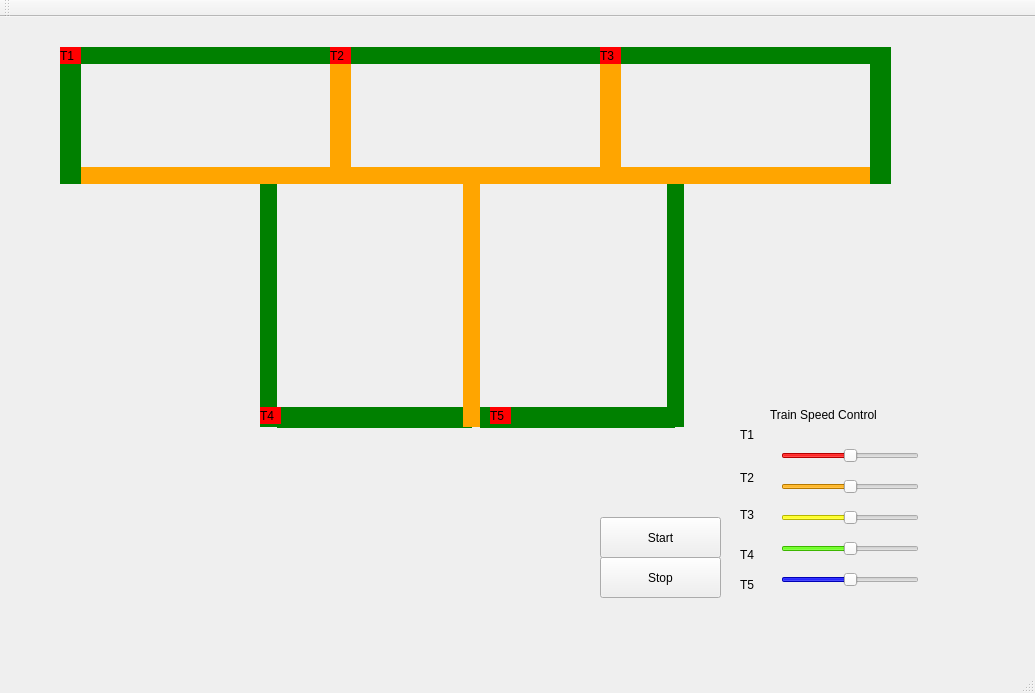
<?xml version="1.0" encoding="UTF-8"?>
<ui version="4.0">
 <class>MainWindow</class>
 <widget class="QMainWindow" name="MainWindow">
  <property name="geometry">
   <rect>
    <x>0</x>
    <y>0</y>
    <width>1035</width>
    <height>693</height>
   </rect>
  </property>
  <property name="windowTitle">
   <string>MainWindow</string>
  </property>
  <widget class="QWidget" name="centralWidget">
   <widget class="QLabel" name="label_trem1">
    <property name="geometry">
     <rect>
      <x>60</x>
      <y>30</y>
      <width>21</width>
      <height>17</height>
     </rect>
    </property>
    <property name="styleSheet">
     <string notr="true">QLabel { background: red}</string>
    </property>
    <property name="text">
     <string>T1</string>
    </property>
   </widget>
   <widget class="QLabel" name="label_trilho1">
    <property name="geometry">
     <rect>
      <x>80</x>
      <y>30</y>
      <width>250</width>
      <height>17</height>
     </rect>
    </property>
    <property name="styleSheet">
     <string notr="true">QLabel { background: green}</string>
    </property>
    <property name="text">
     <string/>
    </property>
   </widget>
   <widget class="QLabel" name="label_trilho2">
    <property name="enabled">
     <bool>true</bool>
    </property>
    <property name="geometry">
     <rect>
      <x>80</x>
      <y>150</y>
      <width>251</width>
      <height>17</height>
     </rect>
    </property>
    <property name="styleSheet">
     <string notr="true">QLabel { background: orange}</string>
    </property>
    <property name="text">
     <string/>
    </property>
   </widget>
   <widget class="QLabel" name="label_trilho_crit1">
    <property name="geometry">
     <rect>
      <x>330</x>
      <y>30</y>
      <width>21</width>
      <height>137</height>
     </rect>
    </property>
    <property name="styleSheet">
     <string notr="true">QLabel { background: orange}</string>
    </property>
    <property name="text">
     <string/>
    </property>
   </widget>
   <widget class="QLabel" name="label_trilho4">
    <property name="geometry">
     <rect>
      <x>60</x>
      <y>30</y>
      <width>21</width>
      <height>137</height>
     </rect>
    </property>
    <property name="styleSheet">
     <string notr="true">QLabel { background: green}</string>
    </property>
    <property name="text">
     <string/>
    </property>
   </widget>
   <widget class="QPushButton" name="pushButton">
    <property name="geometry">
     <rect>
      <x>600</x>
      <y>500</y>
      <width>121</width>
      <height>41</height>
     </rect>
    </property>
    <property name="text">
     <string>Start</string>
    </property>
   </widget>
   <widget class="QPushButton" name="pushButton_2">
    <property name="geometry">
     <rect>
      <x>600</x>
      <y>540</y>
      <width>121</width>
      <height>41</height>
     </rect>
    </property>
    <property name="text">
     <string>Stop</string>
    </property>
   </widget>
   <widget class="QLabel" name="label_trilho_crit2">
    <property name="geometry">
     <rect>
      <x>600</x>
      <y>30</y>
      <width>21</width>
      <height>137</height>
     </rect>
    </property>
    <property name="styleSheet">
     <string notr="true">QLabel { background: orange}</string>
    </property>
    <property name="text">
     <string/>
    </property>
   </widget>
   <widget class="QLabel" name="label_trilho1_2">
    <property name="geometry">
     <rect>
      <x>350</x>
      <y>30</y>
      <width>250</width>
      <height>17</height>
     </rect>
    </property>
    <property name="styleSheet">
     <string notr="true">QLabel { background: green}</string>
    </property>
    <property name="text">
     <string/>
    </property>
   </widget>
   <widget class="QLabel" name="label_trilho2_2">
    <property name="geometry">
     <rect>
      <x>350</x>
      <y>150</y>
      <width>250</width>
      <height>17</height>
     </rect>
    </property>
    <property name="styleSheet">
     <string notr="true">QLabel { background: orange}</string>
    </property>
    <property name="text">
     <string/>
    </property>
   </widget>
   <widget class="QLabel" name="label_trem2">
    <property name="geometry">
     <rect>
      <x>330</x>
      <y>30</y>
      <width>21</width>
      <height>17</height>
     </rect>
    </property>
    <property name="styleSheet">
     <string notr="true">QLabel { background: red}</string>
    </property>
    <property name="text">
     <string>T2</string>
    </property>
   </widget>
   <widget class="QLabel" name="label_trilho1_3">
    <property name="geometry">
     <rect>
      <x>620</x>
      <y>30</y>
      <width>250</width>
      <height>17</height>
     </rect>
    </property>
    <property name="styleSheet">
     <string notr="true">QLabel { background: green}</string>
    </property>
    <property name="text">
     <string/>
    </property>
   </widget>
   <widget class="QLabel" name="label_trilho2_3">
    <property name="geometry">
     <rect>
      <x>620</x>
      <y>150</y>
      <width>250</width>
      <height>17</height>
     </rect>
    </property>
    <property name="styleSheet">
     <string notr="true">QLabel { background: orange}</string>
    </property>
    <property name="text">
     <string/>
    </property>
   </widget>
   <widget class="QLabel" name="label_trilho4_3">
    <property name="geometry">
     <rect>
      <x>870</x>
      <y>30</y>
      <width>21</width>
      <height>137</height>
     </rect>
    </property>
    <property name="styleSheet">
     <string notr="true">QLabel { background: green}</string>
    </property>
    <property name="text">
     <string/>
    </property>
   </widget>
   <widget class="QLabel" name="label_trilho1_4">
    <property name="geometry">
     <rect>
      <x>260</x>
      <y>167</y>
      <width>17</width>
      <height>243</height>
     </rect>
    </property>
    <property name="styleSheet">
     <string notr="true">QLabel { background: green}</string>
    </property>
    <property name="text">
     <string/>
    </property>
   </widget>
   <widget class="QLabel" name="label_trilho4_4">
    <property name="geometry">
     <rect>
      <x>277</x>
      <y>390</y>
      <width>195</width>
      <height>21</height>
     </rect>
    </property>
    <property name="styleSheet">
     <string notr="true">QLabel { background: green}</string>
    </property>
    <property name="text">
     <string/>
    </property>
   </widget>
   <widget class="QLabel" name="label_trilho1_5">
    <property name="geometry">
     <rect>
      <x>463</x>
      <y>167</y>
      <width>17</width>
      <height>243</height>
     </rect>
    </property>
    <property name="styleSheet">
     <string notr="true">QLabel { background: orange}</string>
    </property>
    <property name="text">
     <string/>
    </property>
   </widget>
   <widget class="QLabel" name="label_trilho4_5">
    <property name="geometry">
     <rect>
      <x>480</x>
      <y>390</y>
      <width>195</width>
      <height>21</height>
     </rect>
    </property>
    <property name="styleSheet">
     <string notr="true">QLabel { background: green}</string>
    </property>
    <property name="text">
     <string/>
    </property>
   </widget>
   <widget class="QLabel" name="label_trilho1_7">
    <property name="geometry">
     <rect>
      <x>667</x>
      <y>167</y>
      <width>17</width>
      <height>243</height>
     </rect>
    </property>
    <property name="styleSheet">
     <string notr="true">QLabel { background: green}</string>
    </property>
    <property name="text">
     <string/>
    </property>
   </widget>
   <widget class="QLabel" name="label_trem3">
    <property name="geometry">
     <rect>
      <x>600</x>
      <y>30</y>
      <width>21</width>
      <height>17</height>
     </rect>
    </property>
    <property name="styleSheet">
     <string notr="true">QLabel { background: red}</string>
    </property>
    <property name="text">
     <string>T3</string>
    </property>
   </widget>
   <widget class="QLabel" name="label_trem4">
    <property name="geometry">
     <rect>
      <x>260</x>
      <y>390</y>
      <width>21</width>
      <height>17</height>
     </rect>
    </property>
    <property name="styleSheet">
     <string notr="true">QLabel { background: red}</string>
    </property>
    <property name="text">
     <string>T4</string>
    </property>
   </widget>
   <widget class="QLabel" name="label_trem5">
    <property name="geometry">
     <rect>
      <x>490</x>
      <y>390</y>
      <width>21</width>
      <height>17</height>
     </rect>
    </property>
    <property name="styleSheet">
     <string notr="true">QLabel { background: red}</string>
    </property>
    <property name="text">
     <string>T5</string>
    </property>
   </widget>
   <widget class="QWidget" name="verticalLayoutWidget">
    <property name="geometry">
     <rect>
      <x>770</x>
      <y>410</y>
      <width>160</width>
      <height>181</height>
     </rect>
    </property>
    <layout class="QVBoxLayout" name="verticalLayout">
     <item>
      <widget class="QSlider" name="slider1">
       <property name="autoFillBackground">
        <bool>false</bool>
       </property>
       <property name="styleSheet">
        <string notr="true">selection-background-color: rgb(255, 0, 0);
selection-color: rgb(255, 0, 0);</string>
       </property>
       <property name="minimum">
        <number>0</number>
       </property>
       <property name="maximum">
        <number>200</number>
       </property>
       <property name="value">
        <number>100</number>
       </property>
       <property name="orientation">
        <enum>Qt::Horizontal</enum>
       </property>
      </widget>
     </item>
     <item>
      <widget class="QSlider" name="slider2">
       <property name="styleSheet">
        <string notr="true">selection-background-color: rgb(255, 170, 0);
selection-color: rgb(255, 170, 0);</string>
       </property>
       <property name="minimum">
        <number>0</number>
       </property>
       <property name="maximum">
        <number>200</number>
       </property>
       <property name="value">
        <number>100</number>
       </property>
       <property name="orientation">
        <enum>Qt::Horizontal</enum>
       </property>
      </widget>
     </item>
     <item>
      <widget class="QSlider" name="slider3">
       <property name="styleSheet">
        <string notr="true">selection-background-color: rgb(255, 255, 0);</string>
       </property>
       <property name="minimum">
        <number>0</number>
       </property>
       <property name="maximum">
        <number>200</number>
       </property>
       <property name="value">
        <number>100</number>
       </property>
       <property name="orientation">
        <enum>Qt::Horizontal</enum>
       </property>
      </widget>
     </item>
     <item>
      <widget class="QSlider" name="slider4">
       <property name="styleSheet">
        <string notr="true">selection-background-color: rgb(85, 255, 0);</string>
       </property>
       <property name="minimum">
        <number>0</number>
       </property>
       <property name="maximum">
        <number>200</number>
       </property>
       <property name="value">
        <number>100</number>
       </property>
       <property name="orientation">
        <enum>Qt::Horizontal</enum>
       </property>
      </widget>
     </item>
     <item>
      <widget class="QSlider" name="slider5">
       <property name="styleSheet">
        <string notr="true">selection-background-color: rgb(0, 0, 255);</string>
       </property>
       <property name="minimum">
        <number>0</number>
       </property>
       <property name="maximum">
        <number>200</number>
       </property>
       <property name="value">
        <number>100</number>
       </property>
       <property name="orientation">
        <enum>Qt::Horizontal</enum>
       </property>
      </widget>
     </item>
    </layout>
   </widget>
   <widget class="QLabel" name="label">
    <property name="geometry">
     <rect>
      <x>770</x>
      <y>390</y>
      <width>121</width>
      <height>16</height>
     </rect>
    </property>
    <property name="text">
     <string>Train Speed Control</string>
    </property>
   </widget>
   <widget class="QLabel" name="label_2">
    <property name="geometry">
     <rect>
      <x>740</x>
      <y>410</y>
      <width>21</width>
      <height>16</height>
     </rect>
    </property>
    <property name="text">
     <string>T1</string>
    </property>
   </widget>
   <widget class="QLabel" name="label_3">
    <property name="geometry">
     <rect>
      <x>740</x>
      <y>450</y>
      <width>21</width>
      <height>21</height>
     </rect>
    </property>
    <property name="text">
     <string>T2</string>
    </property>
   </widget>
   <widget class="QLabel" name="label_4">
    <property name="geometry">
     <rect>
      <x>740</x>
      <y>490</y>
      <width>21</width>
      <height>16</height>
     </rect>
    </property>
    <property name="text">
     <string>T3</string>
    </property>
   </widget>
   <widget class="QLabel" name="label_5">
    <property name="geometry">
     <rect>
      <x>740</x>
      <y>530</y>
      <width>21</width>
      <height>16</height>
     </rect>
    </property>
    <property name="text">
     <string>T4</string>
    </property>
   </widget>
   <widget class="QLabel" name="label_6">
    <property name="geometry">
     <rect>
      <x>740</x>
      <y>560</y>
      <width>21</width>
      <height>16</height>
     </rect>
    </property>
    <property name="text">
     <string>T5</string>
    </property>
   </widget>
   <zorder>label_trilho1</zorder>
   <zorder>label_trilho2</zorder>
   <zorder>label_trilho_crit1</zorder>
   <zorder>label_trilho4</zorder>
   <zorder>label_trem1</zorder>
   <zorder>pushButton</zorder>
   <zorder>pushButton_2</zorder>
   <zorder>label_trilho_crit2</zorder>
   <zorder>label_trilho1_2</zorder>
   <zorder>label_trilho2_2</zorder>
   <zorder>label_trem2</zorder>
   <zorder>label_trilho1_3</zorder>
   <zorder>label_trilho2_3</zorder>
   <zorder>label_trilho4_3</zorder>
   <zorder>label_trilho1_4</zorder>
   <zorder>label_trilho4_4</zorder>
   <zorder>label_trilho1_5</zorder>
   <zorder>label_trilho4_5</zorder>
   <zorder>label_trilho1_7</zorder>
   <zorder>label_trem3</zorder>
   <zorder>label_trem4</zorder>
   <zorder>label_trem5</zorder>
   <zorder>verticalLayoutWidget</zorder>
   <zorder>label</zorder>
   <zorder>label_2</zorder>
   <zorder>label_3</zorder>
   <zorder>label_4</zorder>
   <zorder>label_5</zorder>
   <zorder>label_6</zorder>
  </widget>
  <widget class="QMenuBar" name="menuBar">
   <property name="geometry">
    <rect>
     <x>0</x>
     <y>0</y>
     <width>1035</width>
     <height>22</height>
    </rect>
   </property>
  </widget>
  <widget class="QToolBar" name="mainToolBar">
   <attribute name="toolBarArea">
    <enum>TopToolBarArea</enum>
   </attribute>
   <attribute name="toolBarBreak">
    <bool>false</bool>
   </attribute>
  </widget>
  <widget class="QStatusBar" name="statusBar"/>
 </widget>
 <layoutdefault spacing="6" margin="11"/>
 <resources/>
 <connections/>
</ui>
